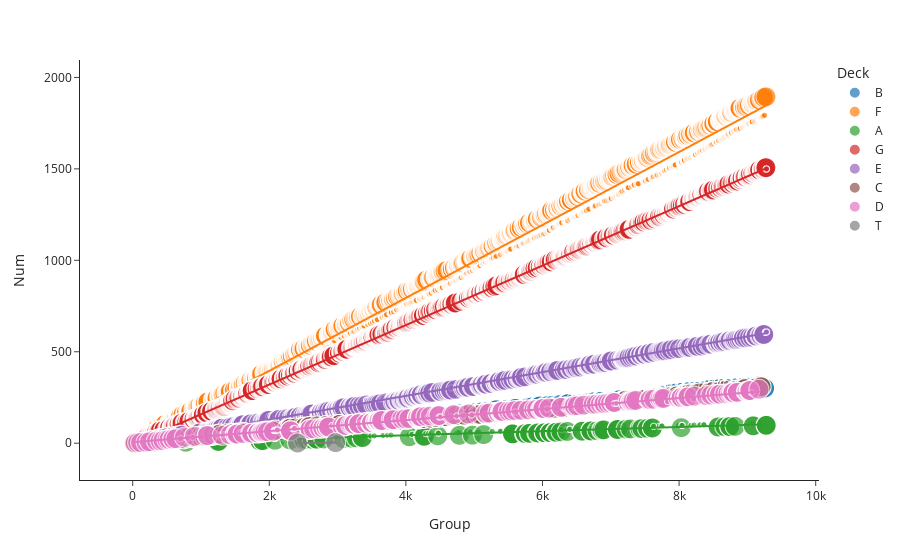

The code cell stored with this chart in its notebook:
### Code cell
#Plot the distibution of Group and Num since they are the most correlated features using color to distinguish the Deck, using scatterplot, using plotly
import plotly.express as px
fig = px.scatter(data, x="Group", y="Num", color="Deck", trendline="ols", template="simple_white", size=size_plt)
fig.show()

### Figure 1 — Plotly figure (JSON) as saved in the notebook; plotly's stock layout.template omitted (floating-point values rounded to 4 significant figures; data arrays with more than 128 entries replaced by an {"elided": "..."} marker saying what was removed)
{"data": [{"hovertemplate": "Deck=B<br>Group=%{x}<br>Num=%{y}<br>size=%{marker.size}<extra></extra>", "legendgroup": "B", "marker": {"color": "#1F77B4", "size": {"elided": "628 int values"}, "sizemode": "area", "sizeref": 0.025, "symbol": "circle"}, "mode": "markers", "name": "B", "showlegend": true, "type": "scattergl", "x": {"elided": "628 int values"}, "xaxis": "x", "y": {"elided": "628 int values"}, "yaxis": "y"}, {"hovertemplate": "<b>OLS trendline</b><br>Num = 0.0357148 * Group + 1.05832<br>R<sup>2</sup>=0.973821<br><br>Deck=B<br>Group=%{x}<br>Num=%{y} <b>(trend)</b><extra></extra>", "legendgroup": "B", "marker": {"color": "#1F77B4", "symbol": "circle"}, "mode": "lines", "name": "B", "showlegend": false, "type": "scattergl", "x": {"elided": "628 int values"}, "xaxis": "x", "y": {"elided": "628 float values"}, "yaxis": "y"}, {"hovertemplate": "Deck=F<br>Group=%{x}<br>Num=%{y}<br>size=%{marker.size}<extra></extra>", "legendgroup": "F", "marker": {"color": "#FF7F0E", "size": {"elided": "2152 int values"}, "sizemode": "area", "sizeref": 0.025, "symbol": "circle"}, "mode": "markers", "name": "F", "showlegend": true, "type": "scattergl", "x": {"elided": "2152 int values"}, "xaxis": "x", "y": {"elided": "2152 int values"}, "yaxis": "y"}, {"hovertemplate": "<b>OLS trendline</b><br>Num = 0.199449 * Group + -3.32467<br>R<sup>2</sup>=0.994430<br><br>Deck=F<br>Group=%{x}<br>Num=%{y} <b>(trend)</b><extra></extra>", "legendgroup": "F", "marker": {"color": "#FF7F0E", "symbol": "circle"}, "mode": "lines", "name": "F", "showlegend": false, "type": "scattergl", "x": {"elided": "2152 int values"}, "xaxis": "x", "y": {"elided": "2152 float values"}, "yaxis": "y"}, {"hovertemplate": "Deck=A<br>Group=%{x}<br>Num=%{y}<br>size=%{marker.size}<extra></extra>", "legendgroup": "A", "marker": {"color": "#2CA02C", "size": {"elided": "207 int values"}, "sizemode": "area", "sizeref": 0.025, "symbol": "circle"}, "mode": "markers", "name": "A", "showlegend": true, "type": "scattergl", "x": {"elided": "207 int values"}, "xaxis": "x", "y": {"elided": "207 int values"}, "yaxis": "y"}, {"hovertemplate": "<b>OLS trendline</b><br>Num = 0.0113431 * Group + -2.14018<br>R<sup>2</sup>=0.957235<br><br>Deck=A<br>Group=%{x}<br>Num=%{y} <b>(trend)</b><extra></extra>", "legendgroup": "A", "marker": {"color": "#2CA02C", "symbol": "circle"}, "mode": "lines", "name": "A", "showlegend": false, "type": "scattergl", "x": {"elided": "207 int values"}, "xaxis": "x", "y": {"elided": "207 float values"}, "yaxis": "y"}, {"hovertemplate": "Deck=G<br>Group=%{x}<br>Num=%{y}<br>size=%{marker.size}<extra></extra>", "legendgroup": "G", "marker": {"color": "#D62728", "size": {"elided": "1973 int values"}, "sizemode": "area", "sizeref": 0.025, "symbol": "circle"}, "mode": "markers", "name": "G", "showlegend": true, "type": "scattergl", "x": {"elided": "1973 int values"}, "xaxis": "x", "y": {"elided": "1973 int values"}, "yaxis": "y"}, {"hovertemplate": "<b>OLS trendline</b><br>Num = 0.162592 * Group + -4.6535<br>R<sup>2</sup>=0.999771<br><br>Deck=G<br>Group=%{x}<br>Num=%{y} <b>(trend)</b><extra></extra>", "legendgroup": "G", "marker": {"color": "#D62728", "symbol": "circle"}, "mode": "lines", "name": "G", "showlegend": false, "type": "scattergl", "x": {"elided": "1973 int values"}, "xaxis": "x", "y": {"elided": "1973 float values"}, "yaxis": "y"}, {"hovertemplate": "Deck=E<br>Group=%{x}<br>Num=%{y}<br>size=%{marker.size}<extra></extra>", "legendgroup": "E", "marker": {"color": "#9467BD", "size": {"elided": "683 int values"}, "sizemode": "area", "sizeref": 0.025, "symbol": "circle"}, "mode": "markers", "name": "E", "showlegend": true, "type": "scattergl", "x": {"elided": "683 int values"}, "xaxis": "x", "y": {"elided": "683 int values"}, "yaxis": "y"}, {"hovertemplate": "<b>OLS trendline</b><br>Num = 0.0649019 * Group + -0.733409<br>R<sup>2</sup>=0.997424<br><br>Deck=E<br>Group=%{x}<br>Num=%{y} <b>(trend)</b><extra></extra>", "legendgroup": "E", "marker": {"color": "#9467BD", "symbol": "circle"}, "mode": "lines", "name": "E", "showlegend": false, "type": "scattergl", "x": {"elided": "683 int values"}, "xaxis": "x", "y": {"elided": "683 float values"}, "yaxis": "y"}, {"hovertemplate": "Deck=C<br>Group=%{x}<br>Num=%{y}<br>size=%{marker.size}<extra></extra>", "legendgroup": "C", "marker": {"color": "#8C564B", "size": {"elided": "587 int values"}, "sizemode": "area", "sizeref": 0.025, "symbol": "circle"}, "mode": "markers", "name": "C", "showlegend": true, "type": "scattergl", "x": {"elided": "587 int values"}, "xaxis": "x", "y": {"elided": "587 int values"}, "yaxis": "y"}, {"hovertemplate": "<b>OLS trendline</b><br>Num = 0.0350023 * Group + 1.02144<br>R<sup>2</sup>=0.977249<br><br>Deck=C<br>Group=%{x}<br>Num=%{y} <b>(trend)</b><extra></extra>", "legendgroup": "C", "marker": {"color": "#8C564B", "symbol": "circle"}, "mode": "lines", "name": "C", "showlegend": false, "type": "scattergl", "x": {"elided": "587 int values"}, "xaxis": "x", "y": {"elided": "587 float values"}, "yaxis": "y"}, {"hovertemplate": "Deck=D<br>Group=%{x}<br>Num=%{y}<br>size=%{marker.size}<extra></extra>", "legendgroup": "D", "marker": {"color": "#E377C2", "size": {"elided": "374 int values"}, "sizemode": "area", "sizeref": 0.025, "symbol": "circle"}, "mode": "markers", "name": "D", "showlegend": true, "type": "scattergl", "x": {"elided": "374 int values"}, "xaxis": "x", "y": {"elided": "374 int values"}, "yaxis": "y"}, {"hovertemplate": "<b>OLS trendline</b><br>Num = 0.0301539 * Group + 5.60094<br>R<sup>2</sup>=0.995420<br><br>Deck=D<br>Group=%{x}<br>Num=%{y} <b>(trend)</b><extra></extra>", "legendgroup": "D", "marker": {"color": "#E377C2", "symbol": "circle"}, "mode": "lines", "name": "D", "showlegend": false, "type": "scattergl", "x": {"elided": "374 int values"}, "xaxis": "x", "y": {"elided": "374 float values"}, "yaxis": "y"}, {"hovertemplate": "Deck=T<br>Group=%{x}<br>Num=%{y}<br>size=%{marker.size}<extra></extra>", "legendgroup": "T", "marker": {"color": "#7F7F7F", "size": [10, 10], "sizemode": "area", "sizeref": 0.025, "symbol": "circle"}, "mode": "markers", "name": "T", "showlegend": true, "type": "scattergl", "x": [2414, 2971], "xaxis": "x", "y": [1, 3], "yaxis": "y"}, {"hovertemplate": "<b>OLS trendline</b><br>Num = 0.00359066 * Group + -7.66786<br>R<sup>2</sup>=1.000000<br><br>Deck=T<br>Group=%{x}<br>Num=%{y} <b>(trend)</b><extra></extra>", "legendgroup": "T", "marker": {"color": "#7F7F7F", "symbol": "circle"}, "mode": "lines", "name": "T", "showlegend": false, "type": "scattergl", "x": [2414, 2971], "xaxis": "x", "y": [1.0, 3.0], "yaxis": "y"}], "layout": {"legend": {"itemsizing": "constant", "title": {"text": "Deck"}, "tracegroupgap": 0}, "margin": {"t": 60}, "xaxis": {"anchor": "y", "domain": [0, 1], "title": {"text": "Group"}}, "yaxis": {"anchor": "x", "domain": [0, 1], "title": {"text": "Num"}}}}
